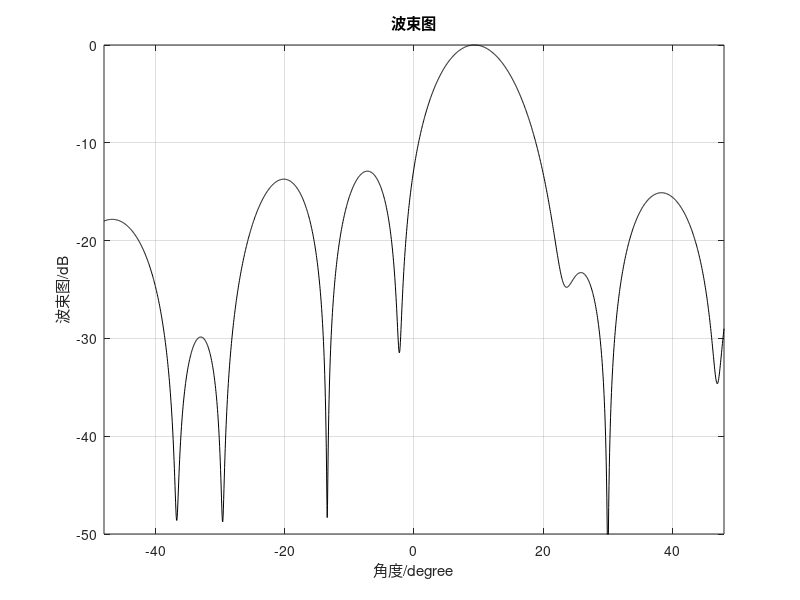

Recreate this plot in MATLAB.
%%%%%%%%%%%%%%%%%%%%%%%%%%%%%%%%%%%%%%%%%%%%%%%%
%2D波束形成 LCMV算法
%%%%%%%%%%%%%%%%%%%%%%%%%%%%%%%%%%%%%%%%%%%%%%%%
clc; 
close all
clear all; 

M=10;                                     % 天线数量
L=500;                                    % 在计算中使用了多少个采样点，暂时定为500个 
thetas=10;                                % 信号入射角度 
thetai=[-30 30];                          % 干扰入射角度 
n=[0:M-1]';                               % 构造一个一维列矩阵 

vs=exp(-j*pi*n*sin(thetas/180*pi));       % 信号方向矢量 
vi=exp(-j*pi*n*sin(thetai/180*pi));       % 干扰方向矢量 

f=16000;                                  % 信号频率
t=[0:1:L-1]/200;                          % 构造时间变量
snr=10;                                   % 信噪比 
inr=10;                                   % 干噪比

%构造有用信号 
xs=sqrt(10^(snr/10))*vs*exp(j*2*pi*f*t);  
%构造干扰信号
xi=sqrt(10^(inr/10)/2)*vi*[randn(length(thetai),L)+j*randn(length(thetai),L)];
%产生噪声
noise=[randn(M,L)+j*randn(M,L)]/sqrt(2); 

X=xi+noise;                              % 构造出来的含噪声的接收到的信号
R=X*X'/L;                                % LCMV 方法中的 R 矩阵
wop1=inv(R)*vs/(vs'*inv(R)*vs);          % 这里直接套用 LCMV 计算公式
sita=48*[-1:0.001:1];                    % 扫描方向范围
v=exp(-j*pi*n*sin(sita/180*pi));         % 扫描方向矢量 
B=abs(wop1'*v);                          % 求不同角度的增益
plot(sita,20*log10(B/max(B)),'k'); 
title('波束图');xlabel('角度/degree');ylabel('波束图/dB'); 
grid on 
axis([-48 48 -50 0]); 
hold off
